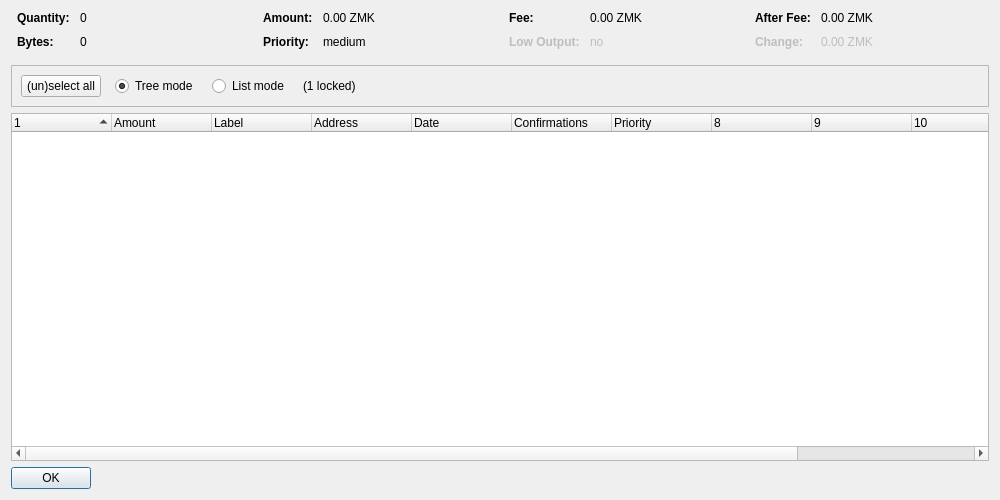
<?xml version="1.0" encoding="UTF-8"?>
<ui version="4.0">
 <class>CoinControlDialog</class>
 <widget class="QDialog" name="CoinControlDialog">
  <property name="geometry">
   <rect>
    <x>0</x>
    <y>0</y>
    <width>1000</width>
    <height>500</height>
   </rect>
  </property>
  <property name="windowTitle">
   <string>Coin Control Address Selection</string>
  </property>
  <layout class="QVBoxLayout" name="verticalLayout">
   <item>
    <layout class="QHBoxLayout" name="horizontalLayoutTop" stretch="0,0,0,0">
     <property name="topMargin">
      <number>0</number>
     </property>
     <property name="bottomMargin">
      <number>10</number>
     </property>
     <item>
      <layout class="QFormLayout" name="formLayoutCoinControl1">
       <property name="horizontalSpacing">
        <number>10</number>
       </property>
       <property name="verticalSpacing">
        <number>10</number>
       </property>
       <property name="leftMargin">
        <number>6</number>
       </property>
       <property name="rightMargin">
        <number>6</number>
       </property>
       <item row="0" column="0">
        <widget class="QLabel" name="labelCoinControlQuantityText">
         <property name="font">
          <font>
           <weight>75</weight>
           <bold>true</bold>
          </font>
         </property>
         <property name="text">
          <string>Quantity:</string>
         </property>
        </widget>
       </item>
       <item row="0" column="1">
        <widget class="QLabel" name="labelCoinControlQuantity">
         <property name="cursor">
          <cursorShape>IBeamCursor</cursorShape>
         </property>
         <property name="contextMenuPolicy">
          <enum>Qt::ActionsContextMenu</enum>
         </property>
         <property name="text">
          <string notr="true">0</string>
         </property>
         <property name="textInteractionFlags">
          <set>Qt::LinksAccessibleByMouse|Qt::TextSelectableByKeyboard|Qt::TextSelectableByMouse</set>
         </property>
        </widget>
       </item>
       <item row="1" column="0">
        <widget class="QLabel" name="labelCoinControlBytesText">
         <property name="font">
          <font>
           <weight>75</weight>
           <bold>true</bold>
          </font>
         </property>
         <property name="text">
          <string>Bytes:</string>
         </property>
        </widget>
       </item>
       <item row="1" column="1">
        <widget class="QLabel" name="labelCoinControlBytes">
         <property name="cursor">
          <cursorShape>IBeamCursor</cursorShape>
         </property>
         <property name="contextMenuPolicy">
          <enum>Qt::ActionsContextMenu</enum>
         </property>
         <property name="text">
          <string notr="true">0</string>
         </property>
         <property name="textInteractionFlags">
          <set>Qt::LinksAccessibleByMouse|Qt::TextSelectableByKeyboard|Qt::TextSelectableByMouse</set>
         </property>
        </widget>
       </item>
      </layout>
     </item>
     <item>
      <layout class="QFormLayout" name="formLayoutCoinControl2">
       <property name="horizontalSpacing">
        <number>10</number>
       </property>
       <property name="verticalSpacing">
        <number>10</number>
       </property>
       <property name="leftMargin">
        <number>6</number>
       </property>
       <property name="rightMargin">
        <number>6</number>
       </property>
       <item row="0" column="0">
        <widget class="QLabel" name="labelCoinControlAmountText">
         <property name="font">
          <font>
           <weight>75</weight>
           <bold>true</bold>
          </font>
         </property>
         <property name="text">
          <string>Amount:</string>
         </property>
        </widget>
       </item>
       <item row="0" column="1">
        <widget class="QLabel" name="labelCoinControlAmount">
         <property name="cursor">
          <cursorShape>IBeamCursor</cursorShape>
         </property>
         <property name="contextMenuPolicy">
          <enum>Qt::ActionsContextMenu</enum>
         </property>
         <property name="text">
          <string notr="true">0.00 ZMK</string>
         </property>
         <property name="textInteractionFlags">
          <set>Qt::LinksAccessibleByMouse|Qt::TextSelectableByKeyboard|Qt::TextSelectableByMouse</set>
         </property>
        </widget>
       </item>
       <item row="1" column="0">
        <widget class="QLabel" name="labelCoinControlPriorityText">
         <property name="font">
          <font>
           <weight>75</weight>
           <bold>true</bold>
          </font>
         </property>
         <property name="text">
          <string>Priority:</string>
         </property>
        </widget>
       </item>
       <item row="1" column="1">
        <widget class="QLabel" name="labelCoinControlPriority">
         <property name="cursor">
          <cursorShape>IBeamCursor</cursorShape>
         </property>
         <property name="contextMenuPolicy">
          <enum>Qt::ActionsContextMenu</enum>
         </property>
         <property name="text">
          <string notr="true">medium</string>
         </property>
         <property name="textInteractionFlags">
          <set>Qt::LinksAccessibleByMouse|Qt::TextSelectableByKeyboard|Qt::TextSelectableByMouse</set>
         </property>
        </widget>
       </item>
      </layout>
     </item>
     <item>
      <layout class="QFormLayout" name="formLayoutCoinControl3">
       <property name="horizontalSpacing">
        <number>10</number>
       </property>
       <property name="verticalSpacing">
        <number>10</number>
       </property>
       <property name="leftMargin">
        <number>6</number>
       </property>
       <property name="rightMargin">
        <number>6</number>
       </property>
       <item row="0" column="0">
        <widget class="QLabel" name="labelCoinControlFeeText">
         <property name="font">
          <font>
           <weight>75</weight>
           <bold>true</bold>
          </font>
         </property>
         <property name="text">
          <string>Fee:</string>
         </property>
        </widget>
       </item>
       <item row="0" column="1">
        <widget class="QLabel" name="labelCoinControlFee">
         <property name="cursor">
          <cursorShape>IBeamCursor</cursorShape>
         </property>
         <property name="contextMenuPolicy">
          <enum>Qt::ActionsContextMenu</enum>
         </property>
         <property name="text">
          <string notr="true">0.00 ZMK</string>
         </property>
         <property name="textInteractionFlags">
          <set>Qt::LinksAccessibleByMouse|Qt::TextSelectableByKeyboard|Qt::TextSelectableByMouse</set>
         </property>
        </widget>
       </item>
       <item row="1" column="0">
        <widget class="QLabel" name="labelCoinControlLowOutputText">
         <property name="enabled">
          <bool>false</bool>
         </property>
         <property name="font">
          <font>
           <weight>75</weight>
           <bold>true</bold>
          </font>
         </property>
         <property name="text">
          <string>Low Output:</string>
         </property>
        </widget>
       </item>
       <item row="1" column="1">
        <widget class="QLabel" name="labelCoinControlLowOutput">
         <property name="enabled">
          <bool>false</bool>
         </property>
         <property name="cursor">
          <cursorShape>IBeamCursor</cursorShape>
         </property>
         <property name="contextMenuPolicy">
          <enum>Qt::ActionsContextMenu</enum>
         </property>
         <property name="text">
          <string notr="true">no</string>
         </property>
         <property name="textInteractionFlags">
          <set>Qt::LinksAccessibleByMouse|Qt::TextSelectableByKeyboard|Qt::TextSelectableByMouse</set>
         </property>
        </widget>
       </item>
      </layout>
     </item>
     <item>
      <layout class="QFormLayout" name="formLayoutCoinControl4">
       <property name="horizontalSpacing">
        <number>10</number>
       </property>
       <property name="verticalSpacing">
        <number>10</number>
       </property>
       <property name="leftMargin">
        <number>6</number>
       </property>
       <property name="rightMargin">
        <number>6</number>
       </property>
       <item row="0" column="0">
        <widget class="QLabel" name="labelCoinControlAfterFeeText">
         <property name="font">
          <font>
           <weight>75</weight>
           <bold>true</bold>
          </font>
         </property>
         <property name="text">
          <string>After Fee:</string>
         </property>
        </widget>
       </item>
       <item row="0" column="1">
        <widget class="QLabel" name="labelCoinControlAfterFee">
         <property name="cursor">
          <cursorShape>IBeamCursor</cursorShape>
         </property>
         <property name="contextMenuPolicy">
          <enum>Qt::ActionsContextMenu</enum>
         </property>
         <property name="text">
          <string notr="true">0.00 ZMK</string>
         </property>
         <property name="textInteractionFlags">
          <set>Qt::LinksAccessibleByMouse|Qt::TextSelectableByKeyboard|Qt::TextSelectableByMouse</set>
         </property>
        </widget>
       </item>
       <item row="1" column="0">
        <widget class="QLabel" name="labelCoinControlChangeText">
         <property name="enabled">
          <bool>false</bool>
         </property>
         <property name="font">
          <font>
           <weight>75</weight>
           <bold>true</bold>
          </font>
         </property>
         <property name="text">
          <string>Change:</string>
         </property>
        </widget>
       </item>
       <item row="1" column="1">
        <widget class="QLabel" name="labelCoinControlChange">
         <property name="enabled">
          <bool>false</bool>
         </property>
         <property name="cursor">
          <cursorShape>IBeamCursor</cursorShape>
         </property>
         <property name="contextMenuPolicy">
          <enum>Qt::ActionsContextMenu</enum>
         </property>
         <property name="text">
          <string notr="true">0.00 ZMK</string>
         </property>
         <property name="textInteractionFlags">
          <set>Qt::LinksAccessibleByMouse|Qt::TextSelectableByKeyboard|Qt::TextSelectableByMouse</set>
         </property>
        </widget>
       </item>
      </layout>
     </item>
    </layout>
   </item>
   <item>
    <widget class="QFrame" name="frame">
     <property name="minimumSize">
      <size>
       <width>0</width>
       <height>40</height>
      </size>
     </property>
     <property name="frameShape">
      <enum>QFrame::StyledPanel</enum>
     </property>
     <property name="frameShadow">
      <enum>QFrame::Sunken</enum>
     </property>
     <layout class="QHBoxLayout" name="horizontalLayout">
      <item>
       <layout class="QHBoxLayout" name="horizontalLayoutPanel" stretch="0,0,0,0,0">
        <property name="spacing">
         <number>14</number>
        </property>
        <item>
         <widget class="QPushButton" name="pushButtonSelectAll">
          <property name="sizePolicy">
           <sizepolicy hsizetype="Maximum" vsizetype="Fixed">
            <horstretch>0</horstretch>
            <verstretch>0</verstretch>
           </sizepolicy>
          </property>
          <property name="text">
           <string>(un)select all</string>
          </property>
         </widget>
        </item>
        <item>
         <widget class="QRadioButton" name="radioTreeMode">
          <property name="sizePolicy">
           <sizepolicy hsizetype="Maximum" vsizetype="Fixed">
            <horstretch>0</horstretch>
            <verstretch>0</verstretch>
           </sizepolicy>
          </property>
          <property name="text">
           <string>Tree mode</string>
          </property>
          <property name="checked">
           <bool>true</bool>
          </property>
         </widget>
        </item>
        <item>
         <widget class="QRadioButton" name="radioListMode">
          <property name="sizePolicy">
           <sizepolicy hsizetype="Maximum" vsizetype="Fixed">
            <horstretch>0</horstretch>
            <verstretch>0</verstretch>
           </sizepolicy>
          </property>
          <property name="text">
           <string>List mode</string>
          </property>
         </widget>
        </item>
        <item>
         <widget class="QLabel" name="labelLocked">
          <property name="text">
           <string notr="true">(1 locked)</string>
          </property>
         </widget>
        </item>
        <item>
         <spacer name="horizontalSpacer">
          <property name="orientation">
           <enum>Qt::Horizontal</enum>
          </property>
          <property name="sizeHint" stdset="0">
           <size>
            <width>40</width>
            <height>20</height>
           </size>
          </property>
         </spacer>
        </item>
       </layout>
      </item>
     </layout>
    </widget>
   </item>
   <item>
    <widget class="CoinControlTreeWidget" name="treeWidget">
     <property name="contextMenuPolicy">
      <enum>Qt::CustomContextMenu</enum>
     </property>
     <property name="sortingEnabled">
      <bool>false</bool>
     </property>
     <property name="columnCount">
      <number>12</number>
     </property>
     <attribute name="headerShowSortIndicator" stdset="0">
      <bool>true</bool>
     </attribute>
     <attribute name="headerStretchLastSection">
      <bool>false</bool>
     </attribute>
     <column>
      <property name="text">
       <string/>
      </property>
     </column>
     <column>
      <property name="text">
       <string>Amount</string>
      </property>
     </column>
     <column>
      <property name="text">
       <string notr="true">Label</string>
      </property>
     </column>
     <column>
      <property name="text">
       <string>Address</string>
      </property>
     </column>
     <column>
      <property name="text">
       <string>Date</string>
      </property>
     </column>
     <column>
      <property name="text">
       <string>Confirmations</string>
      </property>
      <property name="toolTip">
       <string>Confirmed</string>
      </property>
     </column>
     <column>
      <property name="text">
       <string>Priority</string>
      </property>
     </column>
     <column>
      <property name="text">
       <string/>
      </property>
     </column>
     <column>
      <property name="text">
       <string/>
      </property>
     </column>
     <column>
      <property name="text">
       <string/>
      </property>
     </column>
     <column>
      <property name="text">
       <string/>
      </property>
     </column>
     <column>
      <property name="text">
       <string/>
      </property>
     </column>
    </widget>
   </item>
   <item>
    <widget class="QDialogButtonBox" name="buttonBox">
     <property name="sizePolicy">
      <sizepolicy hsizetype="Maximum" vsizetype="Fixed">
       <horstretch>0</horstretch>
       <verstretch>0</verstretch>
      </sizepolicy>
     </property>
     <property name="orientation">
      <enum>Qt::Horizontal</enum>
     </property>
     <property name="standardButtons">
      <set>QDialogButtonBox::Ok</set>
     </property>
    </widget>
   </item>
  </layout>
 </widget>
 <customwidgets>
  <customwidget>
   <class>CoinControlTreeWidget</class>
   <extends>QTreeWidget</extends>
   <header>coincontroltreewidget.h</header>
  </customwidget>
 </customwidgets>
 <resources/>
 <connections/>
</ui>
